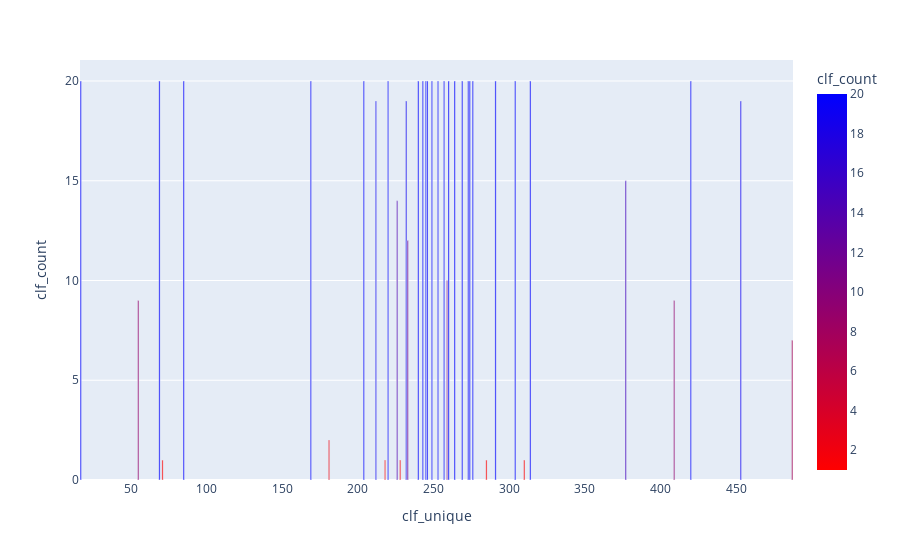

The code cell stored with this chart in its notebook:
### Code cell
n_top = 30
best_regr_features = np.array(best_features)[:,:n_top]
clf_unique, clf_count = np.unique(best_regr_features,return_counts=True)
top_regr_repeat_features = clf_unique[clf_count>=20]
print(f"Num of features that repeated at least 20 times {top_regr_repeat_features.shape}")
df = pd.DataFrame({"clf_unique":clf_unique,'clf_count':clf_count,'above_threshold':False})
df.above_threshold[df.clf_count>=20] = True
px.bar(df, x='clf_unique',y='clf_count',color='clf_count',color_continuous_scale='Bluered_r')

### Figure 1 — Plotly figure (JSON) as saved in the notebook; plotly's stock layout.template omitted (floating-point values rounded to 4 significant figures)
{"data": [{"alignmentgroup": "True", "hovertemplate": "clf_unique=%{x}<br>clf_count=%{marker.color}<extra></extra>", "legendgroup": "", "marker": {"color": [20, 9, 20, 1, 20, 20, 2, 20, 19, 1, 20, 14, 1, 19, 12, 20, 20, 20, 20, 20, 20, 20, 10, 20, 20, 20, 20, 20, 20, 1, 20, 20, 1, 20, 15, 9, 20, 19, 7], "coloraxis": "coloraxis"}, "name": "", "offsetgroup": "", "orientation": "v", "showlegend": false, "textposition": "auto", "type": "bar", "x": [17, 55, 69, 71, 85, 169, 181, 204, 212, 218, 220, 226, 228, 232, 233, 240, 243, 245, 246, 249, 253, 257, 259, 260, 264, 269, 273, 274, 276, 285, 291, 304, 310, 314, 377, 409, 420, 453, 487], "xaxis": "x", "y": [20, 9, 20, 1, 20, 20, 2, 20, 19, 1, 20, 14, 1, 19, 12, 20, 20, 20, 20, 20, 20, 20, 10, 20, 20, 20, 20, 20, 20, 1, 20, 20, 1, 20, 15, 9, 20, 19, 7], "yaxis": "y"}], "layout": {"barmode": "relative", "coloraxis": {"colorbar": {"title": {"text": "clf_count"}}, "colorscale": [[0, "rgb(255,0,0)"], [1, "rgb(0,0,255)"]]}, "legend": {"tracegroupgap": 0}, "margin": {"t": 60}, "xaxis": {"anchor": "y", "domain": [0, 1], "title": {"text": "clf_unique"}}, "yaxis": {"anchor": "x", "domain": [0, 1], "title": {"text": "clf_count"}}}}
